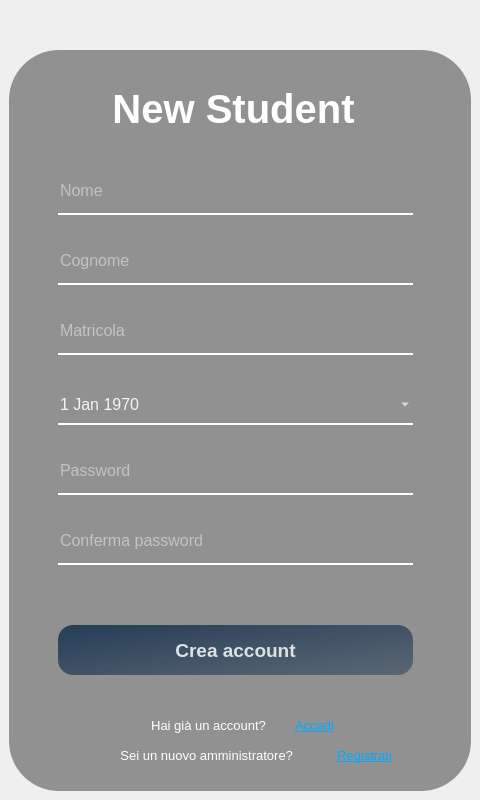
     <widget class="QWidget" name="nuovoAccountStudentePage">
      <layout class="QHBoxLayout" name="horizontalLayout_3">
       <property name="spacing">
        <number>0</number>
       </property>
       <property name="leftMargin">
        <number>0</number>
       </property>
       <property name="topMargin">
        <number>0</number>
       </property>
       <property name="rightMargin">
        <number>0</number>
       </property>
       <property name="bottomMargin">
        <number>0</number>
       </property>
       <item>
        <widget class="QWidget" name="widget_3" native="true">
         <property name="sizePolicy">
          <sizepolicy hsizetype="Maximum" vsizetype="Maximum">
           <horstretch>0</horstretch>
           <verstretch>0</verstretch>
          </sizepolicy>
         </property>
         <property name="minimumSize">
          <size>
           <width>480</width>
           <height>800</height>
          </size>
         </property>
         <property name="maximumSize">
          <size>
           <width>480</width>
           <height>800</height>
          </size>
         </property>
         <property name="styleSheet">
          <string notr="true">border-image: url(View/Amministratore/Resources/sfondo.png);
border-radius: 50px;</string>
         </property>
         <layout class="QVBoxLayout" name="verticalLayout_3">
          <property name="topMargin">
           <number>50</number>
          </property>
          <item>
           <widget class="QWidget" name="widget_4" native="true">
            <property name="styleSheet">
             <string notr="true">background-color: rgba(0, 0, 0, 100);
border-image: None;</string>
            </property>
            <layout class="QVBoxLayout" name="verticalLayout_4">
             <item alignment="Qt::AlignTop">
              <widget class="QWidget" name="header_2" native="true">
               <property name="minimumSize">
                <size>
                 <width>0</width>
                 <height>80</height>
                </size>
               </property>
               <property name="styleSheet">
                <string notr="true">background-color: None;</string>
               </property>
               <widget class="QLabel" name="head_2">
                <property name="geometry">
                 <rect>
                  <x>-10</x>
                  <y>20</y>
                  <width>451</width>
                  <height>60</height>
                 </rect>
                </property>
                <property name="sizePolicy">
                 <sizepolicy hsizetype="Expanding" vsizetype="Expanding">
                  <horstretch>0</horstretch>
                  <verstretch>0</verstretch>
                 </sizepolicy>
                </property>
                <property name="minimumSize">
                 <size>
                  <width>162</width>
                  <height>60</height>
                 </size>
                </property>
                <property name="font">
                 <font>
                  <pointsize>30</pointsize>
                  <weight>75</weight>
                  <bold>true</bold>
                 </font>
                </property>
                <property name="styleSheet">
                 <string notr="true">color: rgb(255, 255, 255);</string>
                </property>
                <property name="text">
                 <string>New Student</string>
                </property>
                <property name="alignment">
                 <set>Qt::AlignCenter</set>
                </property>
               </widget>
              </widget>
             </item>
             <item>
              <widget class="QWidget" name="body_2" native="true">
               <property name="sizePolicy">
                <sizepolicy hsizetype="Preferred" vsizetype="Expanding">
                 <horstretch>0</horstretch>
                 <verstretch>0</verstretch>
                </sizepolicy>
               </property>
               <property name="styleSheet">
                <string notr="true">background-color: None;</string>
               </property>
               <widget class="QLineEdit" name="nome_input">
                <property name="geometry">
                 <rect>
                  <x>40</x>
                  <y>30</y>
                  <width>355</width>
                  <height>40</height>
                 </rect>
                </property>
                <property name="sizePolicy">
                 <sizepolicy hsizetype="Maximum" vsizetype="Fixed">
                  <horstretch>0</horstretch>
                  <verstretch>0</verstretch>
                 </sizepolicy>
                </property>
                <property name="font">
                 <font>
                  <pointsize>12</pointsize>
                 </font>
                </property>
                <property name="styleSheet">
                 <string notr="true">background-color: rgba(0,0,0,0);
border: None;
border-bottom: 2px solid rgb(255, 255, 255);
color: rgba(255, 255, 255, 230);
padding-bottom: 7px;</string>
                </property>
                <property name="text">
                 <string/>
                </property>
                <property name="placeholderText">
                 <string>Nome</string>
                </property>
               </widget>
               <widget class="QLineEdit" name="cognome_input">
                <property name="geometry">
                 <rect>
                  <x>40</x>
                  <y>100</y>
                  <width>355</width>
                  <height>40</height>
                 </rect>
                </property>
                <property name="sizePolicy">
                 <sizepolicy hsizetype="Maximum" vsizetype="Fixed">
                  <horstretch>0</horstretch>
                  <verstretch>0</verstretch>
                 </sizepolicy>
                </property>
                <property name="font">
                 <font>
                  <pointsize>12</pointsize>
                 </font>
                </property>
                <property name="styleSheet">
                 <string notr="true">background-color: rgba(0,0,0,0);
border: None;
border-bottom: 2px solid rgb(255, 255, 255);
color: rgba(255, 255, 255, 230);
padding-bottom: 7px;</string>
                </property>
                <property name="placeholderText">
                 <string>Cognome</string>
                </property>
               </widget>
               <widget class="QPushButton" name="creaAccountStudenteButton">
                <property name="geometry">
                 <rect>
                  <x>40</x>
                  <y>480</y>
                  <width>355</width>
                  <height>50</height>
                 </rect>
                </property>
                <property name="font">
                 <font>
                  <pointsize>14</pointsize>
                  <weight>75</weight>
                  <bold>true</bold>
                  <kerning>true</kerning>
                 </font>
                </property>
                <property name="styleSheet">
                 <string notr="true">QPushButton#creaAccountStudenteButton {
	background-color: qlineargradient(spread:pad, x1:0, y1:0, x2:1, y2:1, stop:0 rgba(20, 47, 78, 219), stop:1 rgba(85, 98, 112, 226));
	color:rgba(255, 255, 255, 210);
	border-radius: 15px;
}
QPushButton#creaAccountStudenteButton:hover {
	background-color: qlineargradient(spread:pad, x1:0, y1:0, x2:1, y2:1, stop:0 rgba(40, 67, 98, 219), stop:1 rgba(105, 118, 132, 226));
}
QPushButton#creaAccountStudenteButton:pressed {
	background-color: rgba(105,118,132,200);
	padding-left: 5px;
	padding-top: 5px;
}</string>
                </property>
                <property name="text">
                 <string>Crea account</string>
                </property>
                <property name="shortcut">
                 <string/>
                </property>
                <property name="autoDefault">
                 <bool>false</bool>
                </property>
                <property name="flat">
                 <bool>false</bool>
                </property>
               </widget>
               <widget class="QLabel" name="info_label">
                <property name="geometry">
                 <rect>
                  <x>15</x>
                  <y>570</y>
                  <width>351</width>
                  <height>20</height>
                 </rect>
                </property>
                <property name="font">
                 <font>
                  <pointsize>10</pointsize>
                 </font>
                </property>
                <property name="styleSheet">
                 <string notr="true">color: rgb(255, 255, 255);</string>
                </property>
                <property name="text">
                 <string>Hai già un account?</string>
                </property>
                <property name="alignment">
                 <set>Qt::AlignCenter</set>
                </property>
               </widget>
               <widget class="QPushButton" name="accediButton">
                <property name="geometry">
                 <rect>
                  <x>250</x>
                  <y>570</y>
                  <width>93</width>
                  <height>20</height>
                 </rect>
                </property>
                <property name="font">
                 <font>
                  <pointsize>10</pointsize>
                  <weight>50</weight>
                  <bold>false</bold>
                  <underline>true</underline>
                 </font>
                </property>
                <property name="styleSheet">
                 <string notr="true">QPushButton#accediButton{
	color: rgb(0, 170, 255);
}
QPushButton#accediButton:pressed{
	color: rgb(0, 86, 129);
}
</string>
                </property>
                <property name="text">
                 <string>Accedi</string>
                </property>
               </widget>
               <widget class="QLineEdit" name="password_input">
                <property name="geometry">
                 <rect>
                  <x>40</x>
                  <y>310</y>
                  <width>355</width>
                  <height>40</height>
                 </rect>
                </property>
                <property name="sizePolicy">
                 <sizepolicy hsizetype="Maximum" vsizetype="Fixed">
                  <horstretch>0</horstretch>
                  <verstretch>0</verstretch>
                 </sizepolicy>
                </property>
                <property name="font">
                 <font>
                  <pointsize>12</pointsize>
                 </font>
                </property>
                <property name="styleSheet">
                 <string notr="true">background-color: rgba(0,0,0,0);
border: None;
border-bottom: 2px solid rgb(255, 255, 255);
color: rgba(255, 255, 255, 230);
padding-bottom: 7px;</string>
                </property>
                <property name="maxLength">
                 <number>32</number>
                </property>
                <property name="echoMode">
                 <enum>QLineEdit::Password</enum>
                </property>
                <property name="dragEnabled">
                 <bool>false</bool>
                </property>
                <property name="placeholderText">
                 <string>Password</string>
                </property>
                <property name="cursorMoveStyle">
                 <enum>Qt::VisualMoveStyle</enum>
                </property>
                <property name="clearButtonEnabled">
                 <bool>true</bool>
                </property>
               </widget>
               <widget class="QLineEdit" name="matricola_input">
                <property name="geometry">
                 <rect>
                  <x>40</x>
                  <y>170</y>
                  <width>355</width>
                  <height>40</height>
                 </rect>
                </property>
                <property name="sizePolicy">
                 <sizepolicy hsizetype="Maximum" vsizetype="Fixed">
                  <horstretch>0</horstretch>
                  <verstretch>0</verstretch>
                 </sizepolicy>
                </property>
                <property name="font">
                 <font>
                  <pointsize>12</pointsize>
                 </font>
                </property>
                <property name="styleSheet">
                 <string notr="true">background-color: rgba(0,0,0,0);
border: None;
border-bottom: 2px solid rgb(255, 255, 255);
color: rgba(255, 255, 255, 230);
padding-bottom: 7px;</string>
                </property>
                <property name="placeholderText">
                 <string>Matricola</string>
                </property>
               </widget>
               <widget class="QLineEdit" name="conferma_password_input">
                <property name="geometry">
                 <rect>
                  <x>40</x>
                  <y>380</y>
                  <width>355</width>
                  <height>40</height>
                 </rect>
                </property>
                <property name="sizePolicy">
                 <sizepolicy hsizetype="Maximum" vsizetype="Fixed">
                  <horstretch>0</horstretch>
                  <verstretch>0</verstretch>
                 </sizepolicy>
                </property>
                <property name="font">
                 <font>
                  <pointsize>12</pointsize>
                 </font>
                </property>
                <property name="styleSheet">
                 <string notr="true">background-color: rgba(0,0,0,0);
border: None;
border-bottom: 2px solid rgb(255, 255, 255);
color: rgba(255, 255, 255, 230);
padding-bottom: 7px;</string>
                </property>
                <property name="maxLength">
                 <number>32</number>
                </property>
                <property name="echoMode">
                 <enum>QLineEdit::Password</enum>
                </property>
                <property name="dragEnabled">
                 <bool>true</bool>
                </property>
                <property name="placeholderText">
                 <string>Conferma password</string>
                </property>
                <property name="clearButtonEnabled">
                 <bool>true</bool>
                </property>
               </widget>
               <widget class="QLabel" name="error_label">
                <property name="geometry">
                 <rect>
                  <x>40</x>
                  <y>10</y>
                  <width>355</width>
                  <height>20</height>
                 </rect>
                </property>
                <property name="font">
                 <font>
                  <pointsize>10</pointsize>
                  <italic>true</italic>
                 </font>
                </property>
                <property name="styleSheet">
                 <string notr="true">color: rgb(185, 0, 0);</string>
                </property>
                <property name="text">
                 <string/>
                </property>
                <property name="alignment">
                 <set>Qt::AlignCenter</set>
                </property>
                <property name="wordWrap">
                 <bool>true</bool>
                </property>
               </widget>
               <widget class="QWidget" name="widget_5" native="true">
                <property name="geometry">
                 <rect>
                  <x>40</x>
                  <y>240</y>
                  <width>355</width>
                  <height>40</height>
                 </rect>
                </property>
                <property name="sizePolicy">
                 <sizepolicy hsizetype="Preferred" vsizetype="Fixed">
                  <horstretch>0</horstretch>
                  <verstretch>0</verstretch>
                 </sizepolicy>
                </property>
                <property name="styleSheet">
                 <string notr="true">
border: None;
border-bottom: 2px solid rgb(255, 255, 255);
color: rgba(255, 255, 255, 230);
</string>
                </property>
                <layout class="QVBoxLayout" name="verticalLayout_5">
                 <property name="spacing">
                  <number>0</number>
                 </property>
                 <property name="leftMargin">
                  <number>0</number>
                 </property>
                 <property name="topMargin">
                  <number>0</number>
                 </property>
                 <property name="rightMargin">
                  <number>0</number>
                 </property>
                 <property name="bottomMargin">
                  <number>0</number>
                 </property>
                 <item>
                  <widget class="QDateEdit" name="dataDiNascitaInput">
                   <property name="font">
                    <font>
                     <pointsize>12</pointsize>
                     <weight>50</weight>
                     <bold>false</bold>
                    </font>
                   </property>
                   <property name="styleSheet">
                    <string notr="true">background-color: rgba(0,0,0,0);
border: None;
border-radius:None;
color: rgba(255, 255, 255, 230);
</string>
                   </property>
                   <property name="specialValueText">
                    <string/>
                   </property>
                   <property name="maximumDate">
                    <date>
                     <year>2004</year>
                     <month>4</month>
                     <day>20</day>
                    </date>
                   </property>
                   <property name="minimumDate">
                    <date>
                     <year>1970</year>
                     <month>1</month>
                     <day>1</day>
                    </date>
                   </property>
                   <property name="calendarPopup">
                    <bool>true</bool>
                   </property>
                   <property name="date">
                    <date>
                     <year>1970</year>
                     <month>1</month>
                     <day>1</day>
                    </date>
                   </property>
                  </widget>
                 </item>
                </layout>
               </widget>
               <widget class="QLabel" name="infoLabel_3">
                <property name="geometry">
                 <rect>
                  <x>15</x>
                  <y>600</y>
                  <width>351</width>
                  <height>20</height>
                 </rect>
                </property>
                <property name="font">
                 <font>
                  <pointsize>10</pointsize>
                 </font>
                </property>
                <property name="styleSheet">
                 <string notr="true">color: rgb(255, 255, 255);</string>
                </property>
                <property name="text">
                 <string>Sei un nuovo amministratore? </string>
                </property>
                <property name="alignment">
                 <set>Qt::AlignCenter</set>
                </property>
               </widget>
               <widget class="QPushButton" name="registrazioneAmministratoreButton_2">
                <property name="geometry">
                 <rect>
                  <x>300</x>
                  <y>600</y>
                  <width>93</width>
                  <height>20</height>
                 </rect>
                </property>
                <property name="font">
                 <font>
                  <pointsize>10</pointsize>
                  <weight>50</weight>
                  <bold>false</bold>
                  <underline>true</underline>
                 </font>
                </property>
                <property name="styleSheet">
                 <string notr="true">QPushButton#registrazioneAmministratoreButton_2{
	color: rgb(0, 170, 255);
}
QPushButton#registrazioneAmministratoreButton_2:pressed{	
	color: rgb(0, 86, 129);
}
</string>
                </property>
                <property name="text">
                 <string>Registrati</string>
                </property>
               </widget>
              </widget>
             </item>
            </layout>
           </widget>
          </item>
         </layout>
        </widget>
       </item>
      </layout>
     </widget>
